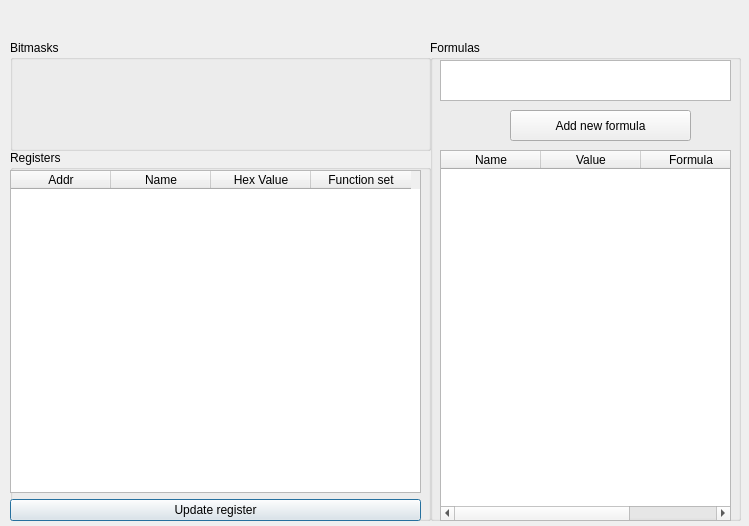
<?xml version="1.0" encoding="UTF-8"?>
<ui version="4.0">
 <class>RegistersView</class>
 <widget class="QDialog" name="RegistersView">
  <property name="geometry">
   <rect>
    <x>0</x>
    <y>0</y>
    <width>749</width>
    <height>526</height>
   </rect>
  </property>
  <property name="windowTitle">
   <string>Dialog</string>
  </property>
  <widget class="QGroupBox" name="groupBox">
   <property name="geometry">
    <rect>
     <x>10</x>
     <y>40</y>
     <width>421</width>
     <height>111</height>
    </rect>
   </property>
   <property name="title">
    <string>Bitmasks</string>
   </property>
   <widget class="QWidget" name="horizontalLayoutWidget">
    <property name="geometry">
     <rect>
      <x>10</x>
      <y>20</y>
      <width>381</width>
      <height>81</height>
     </rect>
    </property>
    <layout class="QHBoxLayout" name="horizontalLayout"/>
   </widget>
  </widget>
  <widget class="QGroupBox" name="groupBox_2">
   <property name="geometry">
    <rect>
     <x>10</x>
     <y>150</y>
     <width>421</width>
     <height>371</height>
    </rect>
   </property>
   <property name="title">
    <string>Registers</string>
   </property>
   <widget class="QWidget" name="verticalLayoutWidget">
    <property name="geometry">
     <rect>
      <x>0</x>
      <y>20</y>
      <width>411</width>
      <height>351</height>
     </rect>
    </property>
    <layout class="QVBoxLayout" name="verticalLayout">
     <item>
      <widget class="QTableWidget" name="RegistersTable">
       <column>
        <property name="text">
         <string>Addr</string>
        </property>
        <property name="font">
         <font>
          <weight>50</weight>
          <italic>false</italic>
          <bold>false</bold>
         </font>
        </property>
       </column>
       <column>
        <property name="text">
         <string>Name</string>
        </property>
       </column>
       <column>
        <property name="text">
         <string>Hex Value</string>
        </property>
       </column>
       <column>
        <property name="text">
         <string>Function set</string>
        </property>
       </column>
      </widget>
     </item>
     <item>
      <widget class="QPushButton" name="UpdateRegisterButton">
       <property name="sizePolicy">
        <sizepolicy hsizetype="Minimum" vsizetype="Preferred">
         <horstretch>0</horstretch>
         <verstretch>0</verstretch>
        </sizepolicy>
       </property>
       <property name="maximumSize">
        <size>
         <width>16777215</width>
         <height>16777215</height>
        </size>
       </property>
       <property name="text">
        <string>Update register</string>
       </property>
      </widget>
     </item>
    </layout>
   </widget>
  </widget>
  <widget class="QGroupBox" name="groupBox_3">
   <property name="geometry">
    <rect>
     <x>430</x>
     <y>40</y>
     <width>311</width>
     <height>481</height>
    </rect>
   </property>
   <property name="title">
    <string>Formulas</string>
   </property>
   <widget class="QPlainTextEdit" name="FormulaText">
    <property name="geometry">
     <rect>
      <x>10</x>
      <y>20</y>
      <width>291</width>
      <height>41</height>
     </rect>
    </property>
   </widget>
   <widget class="QPushButton" name="AddFormulaButton">
    <property name="geometry">
     <rect>
      <x>80</x>
      <y>70</y>
      <width>181</width>
      <height>31</height>
     </rect>
    </property>
    <property name="text">
     <string>Add new formula</string>
    </property>
   </widget>
   <widget class="QWidget" name="verticalLayoutWidget_2">
    <property name="geometry">
     <rect>
      <x>10</x>
      <y>110</y>
      <width>291</width>
      <height>371</height>
     </rect>
    </property>
    <layout class="QVBoxLayout" name="verticalLayout_3">
     <item>
      <widget class="QTableWidget" name="FormulasTable">
       <property name="sizePolicy">
        <sizepolicy hsizetype="Preferred" vsizetype="Expanding">
         <horstretch>0</horstretch>
         <verstretch>0</verstretch>
        </sizepolicy>
       </property>
       <column>
        <property name="text">
         <string>Name</string>
        </property>
       </column>
       <column>
        <property name="text">
         <string>Value</string>
        </property>
       </column>
       <column>
        <property name="text">
         <string>Formula</string>
        </property>
       </column>
      </widget>
     </item>
    </layout>
   </widget>
  </widget>
  <widget class="QLabel" name="devNameLabel">
   <property name="geometry">
    <rect>
     <x>10</x>
     <y>10</y>
     <width>211</width>
     <height>31</height>
    </rect>
   </property>
   <property name="sizePolicy">
    <sizepolicy hsizetype="Preferred" vsizetype="Preferred">
     <horstretch>0</horstretch>
     <verstretch>0</verstretch>
    </sizepolicy>
   </property>
   <property name="font">
    <font>
     <family>MS PGothic</family>
     <pointsize>15</pointsize>
     <weight>75</weight>
     <bold>true</bold>
     <underline>true</underline>
     <strikeout>false</strikeout>
    </font>
   </property>
   <property name="mouseTracking">
    <bool>false</bool>
   </property>
   <property name="acceptDrops">
    <bool>false</bool>
   </property>
   <property name="inputMethodHints">
    <set>Qt::ImhPreferUppercase</set>
   </property>
   <property name="text">
    <string/>
   </property>
   <property name="textFormat">
    <enum>Qt::PlainText</enum>
   </property>
   <property name="scaledContents">
    <bool>true</bool>
   </property>
   <property name="alignment">
    <set>Qt::AlignCenter</set>
   </property>
   <property name="wordWrap">
    <bool>false</bool>
   </property>
  </widget>
  <widget class="QLabel" name="devAddrLabel">
   <property name="geometry">
    <rect>
     <x>210</x>
     <y>10</y>
     <width>211</width>
     <height>31</height>
    </rect>
   </property>
   <property name="sizePolicy">
    <sizepolicy hsizetype="Preferred" vsizetype="Preferred">
     <horstretch>0</horstretch>
     <verstretch>0</verstretch>
    </sizepolicy>
   </property>
   <property name="font">
    <font>
     <family>MS PGothic</family>
     <pointsize>15</pointsize>
     <weight>75</weight>
     <bold>true</bold>
     <underline>true</underline>
     <strikeout>false</strikeout>
    </font>
   </property>
   <property name="mouseTracking">
    <bool>false</bool>
   </property>
   <property name="acceptDrops">
    <bool>false</bool>
   </property>
   <property name="inputMethodHints">
    <set>Qt::ImhPreferUppercase</set>
   </property>
   <property name="text">
    <string/>
   </property>
   <property name="textFormat">
    <enum>Qt::PlainText</enum>
   </property>
   <property name="scaledContents">
    <bool>true</bool>
   </property>
   <property name="alignment">
    <set>Qt::AlignCenter</set>
   </property>
   <property name="wordWrap">
    <bool>false</bool>
   </property>
  </widget>
  <zorder>groupBox</zorder>
  <zorder>groupBox_2</zorder>
  <zorder>groupBox_3</zorder>
  <zorder>groupBox_3</zorder>
  <zorder>UpdateRegisterButton</zorder>
  <zorder>devNameLabel</zorder>
  <zorder>devAddrLabel</zorder>
 </widget>
 <resources/>
 <connections/>
</ui>
